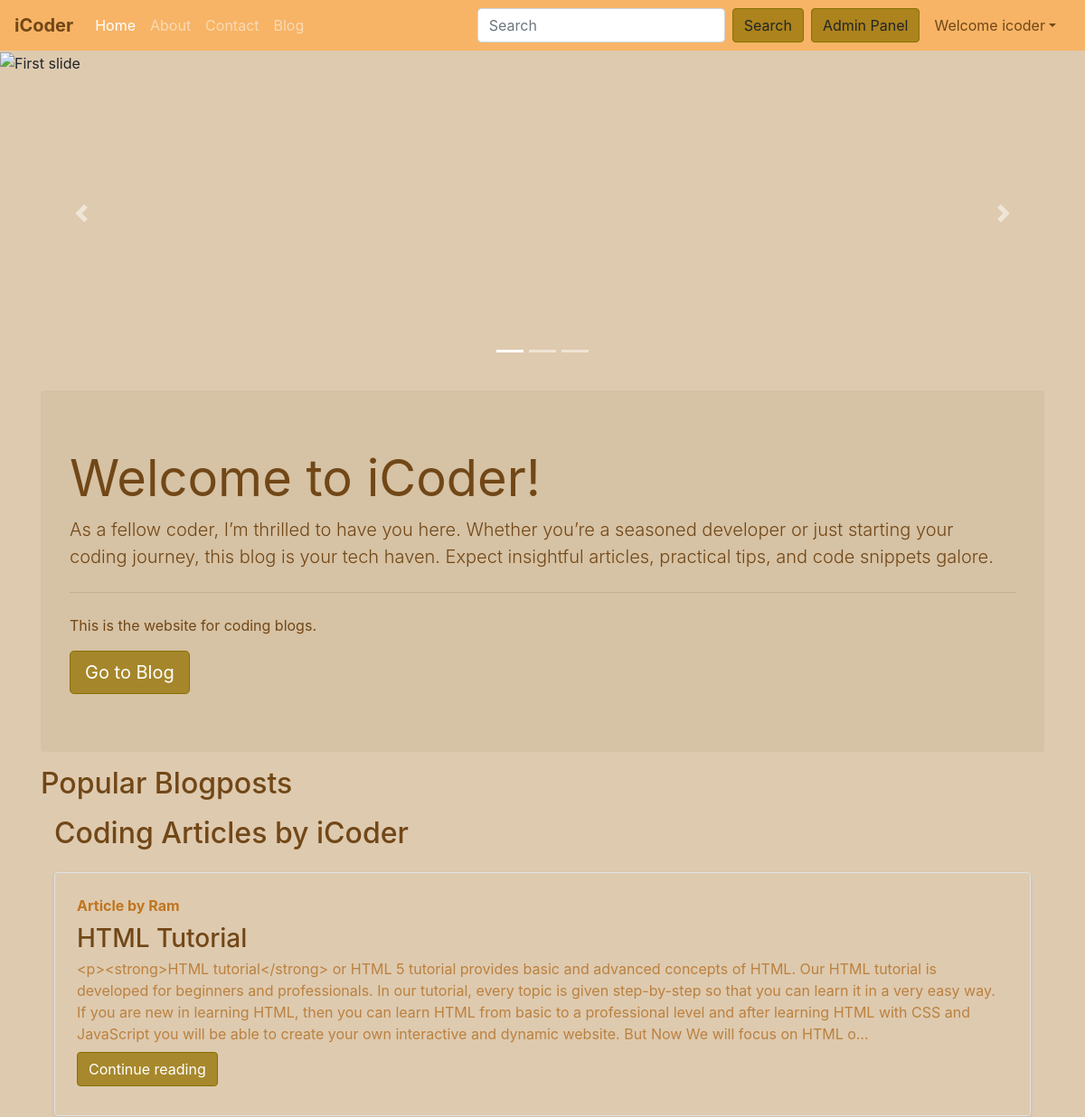
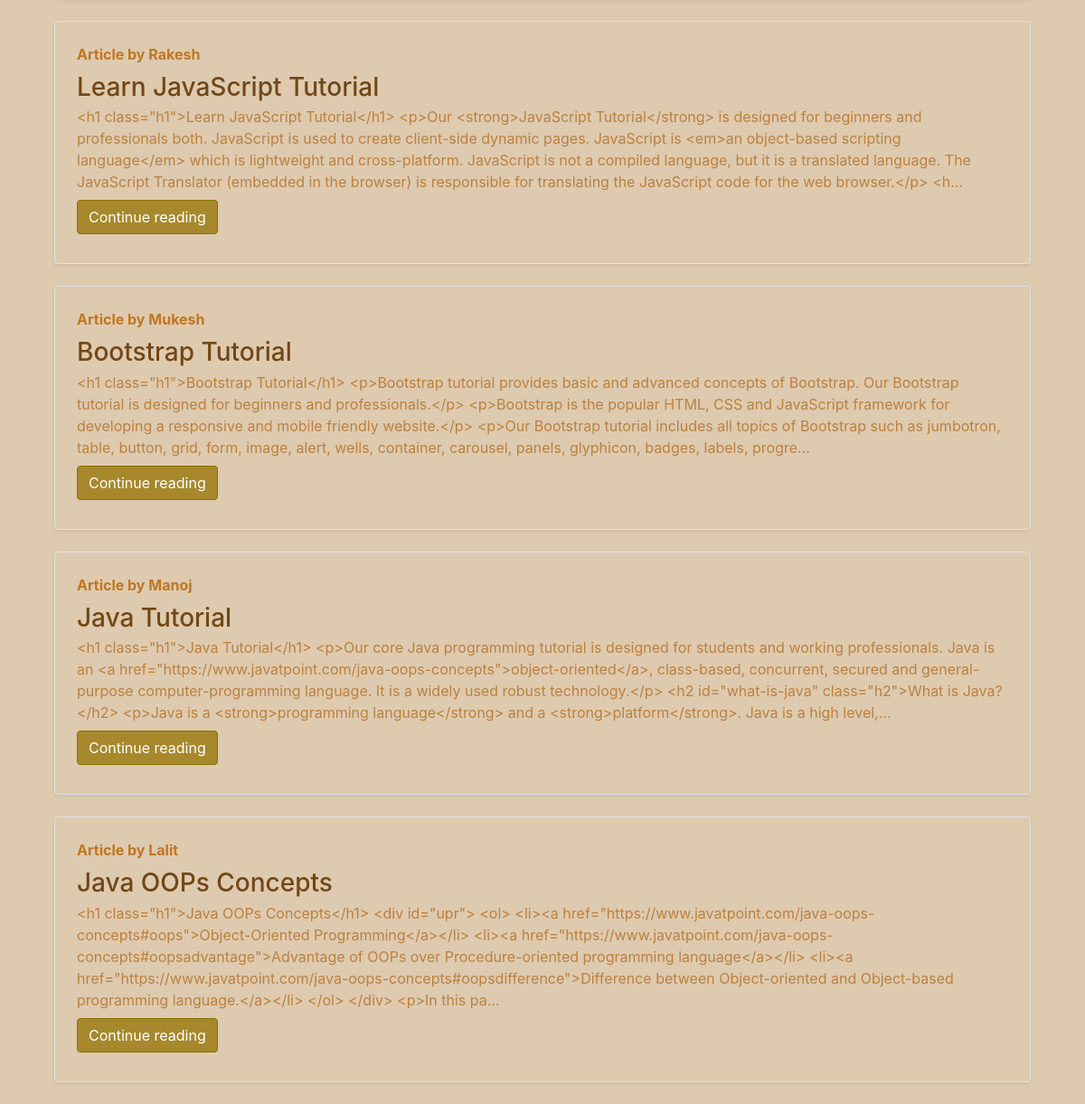
Screenshot of / (signed in) with the database file from the repository (2 pictures, top to bottom).
### blog/models.py (models this page shows, shortened)
class Post(models.Model):
    sno=models.AutoField(primary_key=True)
    title=models.CharField(max_length=255)
    author=models.CharField(max_length=14)
    slug=models.CharField(max_length=130)
    views= models.IntegerField(default=0)
    timeStamp=models.DateTimeField(blank=True)
    content=models.TextField()

### home/views.py (the view)
# urls.py: path('', views.home, name='home'),
def home(request):
    allPosts= Post.objects.all()
    context={'allPosts': allPosts}
    return render(request,'home/home.html',context)

### templates/home/home.html (shortened to what this page needs)
{% extends 'base.html' %}
{% block homeactive %}active{% endblock homeactive %}
{% block body %}
  <div id="carouselExampleIndicators" class="carousel slide" data-ride="carousel">
    <ol class="carousel-indicators">
      <li data-target="#carouselExampleIndicators" data-slide-to="0" class="active"></li>
      <li data-target="#carouselExampleIndicators" data-slide-to="1"></li>
      <li data-target="#carouselExampleIndicators" data-slide-to="2"></li>
    </ol>
    <div class="carousel-inner">
      <div class="carousel-item active"  style ="height: 360px;">
        <img style="width:100%; height:360px" src="https://source.unsplash.com/random/?nature,morning" alt="First slide">
      </div>
    </div>
    <a class="carousel-control-prev" href="#carouselExampleIndicators" role="button" data-slide="prev">
      <span class="carousel-control-prev-icon" aria-hidden="true"></span>
    </a>
    <a class="carousel-control-next" href="#carouselExampleIndicators" role="button" data-slide="next">
      <span class="carousel-control-next-icon" aria-hidden="true"></span>
    </a>
  </div>
<div class="container my-3">
<div class="jumbotron my-3 rounded" style='background-color: #c8b39366'>
  <h1 class="display-4"><b style="color: #714717;">Welcome to iCoder!</b></h1>
  <p class="lead" style="color: #714717;">As a fellow coder, I’m thrilled to have you here. Whether you’re a seasoned developer or just starting your coding journey, this blog is your tech haven. Expect insightful articles, practical tips, and code snippets galore. </p>
  <hr class="my-4">
  <p style="color: #714717;">This is the website for coding blogs.</p>
  <a class="btn btn-primary btn-lg" href="/blog" role="button" style='background-color: #987608c7;
  border-color: #867102;'>Go to Blog</a>
  </div>
</div>
<div class="container">
    <h2 style="color: #714717;">Popular Blogposts</h2>
    <div class="container my-3">
      <h2 style='color:#714717'>Coding Articles by iCoder</h2>
      {% for post in allPosts %}
      <div class="row no-gutters border rounded overflow-hidden flex-md-row mb-4 shadow-sm h-md-250 my-4 position-relative">
          <div class="col p-4 d-flex flex-column position-static">
              <strong class="d-inline-block mb-2 " style='color:#c07620'>Article  by {{post.author}}</strong>
              <h3 class="mb-0" style="color: #714717;">{{post.title}}</h3>
              <p class="card-text mb-auto" style="color: #bb813f">{{post.content| truncatechars:500}}</p>
              <div class="my-2">
                <a href="/blog/{{post.slug}}" role="button" class="btn btn-primary" style='background-color: #987608c7;
                  border-color: #867102;'>Continue reading</a>
              </div>
          </div>
          </div>
          {% endfor %}
      </div>
</div>
{% endblock body %}

### templates/base.html (shortened to what this page needs)
<!doctype html>
<html lang="en">
  <head>
    <link rel="stylesheet" href="https://stackpath.bootstrapcdn.com/bootstrap/4.5.2/css/bootstrap.min.css">
  </head>
  <body style='background-color: #decaaf'>
    <nav class="navbar navbar-expand-lg navbar-dark" style='background-color: #f7b466;'>
        <a class="navbar-brand" href="/" style="color: #714717;"><strong>iCoder</strong></a>
        <div class="collapse navbar-collapse" id="navbarSupportedContent">
          <ul class="navbar-nav mr-auto">
            <li class="nav-item {% block homeactive %}{% endblock homeactive %}">
              <a class="nav-link" href="/" >Home <span class="sr-only">(current)</span></a>
            </li>
            <li class="nav-item {% block aboutactive %}{% endblock aboutactive %}">
              <a class="nav-link" href="/about">About</a>
            </li>
            <li class="nav-item {% block contactactive %}{% endblock contactactive %}">
              <a class="nav-link" href="/contact">Contact</a>
            </li>
            <li class="nav-item {% block blogactive %}{% endblock blogactive %}">
              <a class="nav-link" href="/blog">Blog</a>
            </li>
          </ul>
          <form method = "get" action='/search' class="form-inline my-2 my-lg-0">
            <input class="form-control mr-sm-2" type="search" placeholder="Search" aria-label="Search" name="query" id="search">
            <button class="btn my-2 my-sm-0" type="submit" style='background-color: #987608c7;
            border-color: #867102;'>Search</button>
          </form>
          <a href='/admin' class="btn m-2 my-sm-0"role='button' target='_blank' style='background-color: #987608c7;
            border-color: #867102;'>Admin Panel</a>
      {% if user.is_authenticated %}
      <ul class="navbar-nav mr-2">
      <li class="nav-item dropdown">
      <a class="nav-link dropdown-toggle" href='#' id="navbarDropdown" role="button" data-toggle="dropdown" style="color: #714717;"> Welcome {{request.user}}</a>
            </li>
            </ul>
            </div>
      {% endif %}
    </nav>
        {% block body %}  {% endblock body %}
  </body>
</html>

### rows the page displays
Post: author "Ram", title "HTML Tutorial", content "<p><strong>HTML tutorial</strong> or HTML 5 tutorial provides basic and advanced concepts of HTML. Our HTML tutorial is developed for beginners and professionals. In our tutorial, every topic is given step-by-step so that you can learn it in a very easy way. If you are new in learning HTML, then you can learn HTML from basic to a professional level and after learning HTML with CSS and JavaScript you will be able to create your own interactive and dynamic website. But Now We will focus on HTML o…"
Post: author "Rakesh", title "Learn JavaScript Tutorial", content "<h1 class=\"h1\">Learn JavaScript Tutorial</h1> <p>Our <strong>JavaScript Tutorial</strong> is designed for beginners and professionals both. JavaScript is used to create client-side dynamic pages. JavaScript is <em>an object-based scripting language</em> which is lightweight and cross-platform. JavaScript is not a compiled language, but it is a translated language. The JavaScript Translator (embedded in the browser) is responsible for translating the JavaScript code for the web browser.</p> <h…"
Post: author "Mukesh", title "Bootstrap Tutorial", content "<h1 class=\"h1\">Bootstrap Tutorial</h1> <p>Bootstrap tutorial provides basic and advanced concepts of Bootstrap. Our Bootstrap tutorial is designed for beginners and professionals.</p> <p>Bootstrap is the popular HTML, CSS and JavaScript framework for developing a responsive and mobile friendly website.</p> <p>Our Bootstrap tutorial includes all topics of Bootstrap such as jumbotron, table, button, grid, form, image, alert, wells, container, carousel, panels, glyphicon, badges, labels, progre…"
Post: author "Manoj", title "Java Tutorial", content "<h1 class=\"h1\">Java Tutorial</h1> <p>Our core Java programming tutorial is designed for students and working professionals. Java is an <a href=\"https://www.javatpoint.com/java-oops-concepts\">object-oriented</a>, class-based, concurrent, secured and general-purpose computer-programming language. It is a widely used robust technology.</p> <h2 id=\"what-is-java\" class=\"h2\">What is Java?</h2> <p>Java is a <strong>programming language</strong> and a <strong>platform</strong>. Java is a high level,…"
Post: author "Lalit", title "Java OOPs Concepts", content "<h1 class=\"h1\">Java OOPs Concepts</h1> <div id=\"upr\"> <ol> <li><a href=\"https://www.javatpoint.com/java-oops-concepts#oops\">Object-Oriented Programming</a></li> <li><a href=\"https://www.javatpoint.com/java-oops-concepts#oopsadvantage\">Advantage of OOPs over Procedure-oriented programming language</a></li> <li><a href=\"https://www.javatpoint.com/java-oops-concepts#oopsdifference\">Difference between Object-oriented and Object-based programming language.</a></li> </ol> </div> <p>In this pa…"

### other values shown
{{ request.user }} "icoder"
